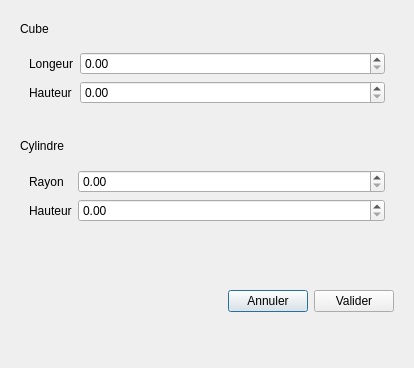
<?xml version="1.0" encoding="UTF-8"?>
<ui version="4.0">
 <class>ParametrageModele</class>
 <widget class="QDialog" name="ParametrageModele">
  <property name="geometry">
   <rect>
    <x>0</x>
    <y>0</y>
    <width>414</width>
    <height>368</height>
   </rect>
  </property>
  <property name="windowTitle">
   <string>Dialog</string>
  </property>
  <layout class="QVBoxLayout" name="verticalLayout">
   <item>
    <widget class="QWidget" name="widgetCube" native="true">
     <layout class="QVBoxLayout" name="verticalLayout_2">
      <item>
       <widget class="QLabel" name="label">
        <property name="text">
         <string>Cube</string>
        </property>
       </widget>
      </item>
      <item>
       <widget class="QWidget" name="widget" native="true">
        <layout class="QFormLayout" name="formLayout">
         <item row="1" column="0">
          <widget class="QLabel" name="labellongueur">
           <property name="text">
            <string>Longeur</string>
           </property>
          </widget>
         </item>
         <item row="2" column="0">
          <widget class="QLabel" name="labellongeur">
           <property name="text">
            <string>Hauteur</string>
           </property>
          </widget>
         </item>
         <item row="1" column="1">
          <widget class="QDoubleSpinBox" name="longeurint">
           <property name="buttonSymbols">
            <enum>QAbstractSpinBox::UpDownArrows</enum>
           </property>
           <property name="singleStep">
            <double>0.100000000000000</double>
           </property>
          </widget>
         </item>
         <item row="2" column="1">
          <widget class="QDoubleSpinBox" name="hauteurint">
           <property name="singleStep">
            <double>0.100000000000000</double>
           </property>
          </widget>
         </item>
        </layout>
       </widget>
      </item>
     </layout>
    </widget>
   </item>
   <item>
    <widget class="QWidget" name="widgetCylindre" native="true">
     <layout class="QVBoxLayout" name="verticalLayout_3">
      <item>
       <widget class="QLabel" name="label_2">
        <property name="text">
         <string>Cylindre</string>
        </property>
       </widget>
      </item>
      <item>
       <widget class="QWidget" name="widget_2" native="true">
        <layout class="QFormLayout" name="formLayout_2">
         <item row="1" column="0">
          <widget class="QLabel" name="labelcylindre">
           <property name="text">
            <string>Rayon</string>
           </property>
          </widget>
         </item>
         <item row="1" column="1">
          <widget class="QDoubleSpinBox" name="doubleSpinCylindre">
           <property name="singleStep">
            <double>0.100000000000000</double>
           </property>
          </widget>
         </item>
         <item row="2" column="0">
          <widget class="QLabel" name="labelhauteur">
           <property name="text">
            <string>Hauteur</string>
           </property>
          </widget>
         </item>
         <item row="2" column="1">
          <widget class="QDoubleSpinBox" name="doubleSpinhauteur">
           <property name="singleStep">
            <double>0.100000000000000</double>
           </property>
          </widget>
         </item>
        </layout>
       </widget>
      </item>
     </layout>
    </widget>
   </item>
   <item>
    <widget class="QWidget" name="widget_3" native="true">
     <layout class="QHBoxLayout" name="horizontalLayout">
      <item>
       <spacer name="horizontalSpacer">
        <property name="orientation">
         <enum>Qt::Horizontal</enum>
        </property>
        <property name="sizeHint" stdset="0">
         <size>
          <width>40</width>
          <height>20</height>
         </size>
        </property>
       </spacer>
      </item>
      <item>
       <widget class="QPushButton" name="annulerparam">
        <property name="text">
         <string>Annuler</string>
        </property>
       </widget>
      </item>
      <item>
       <widget class="QPushButton" name="validerparam">
        <property name="text">
         <string>Valider</string>
        </property>
       </widget>
      </item>
     </layout>
    </widget>
   </item>
  </layout>
 </widget>
 <resources/>
 <connections>
  <connection>
   <sender>annulerparam</sender>
   <signal>clicked()</signal>
   <receiver>ParametrageModele</receiver>
   <slot>reject()</slot>
   <hints>
    <hint type="sourcelabel">
     <x>265</x>
     <y>335</y>
    </hint>
    <hint type="destinationlabel">
     <x>206</x>
     <y>183</y>
    </hint>
   </hints>
  </connection>
 </connections>
</ui>
